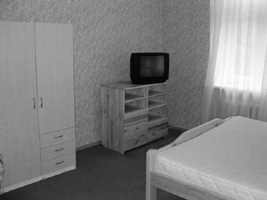
#> input picture train/bedroom/image_0015.jpg, 267 x 200 px, found by its file name; its folder holds only this picture in this run
$ python bagwordsandsiftproje.py
#> lines starting #> are read from the running program, lines starting #| are printed output that depends on the picture
#Hazırlayan: Furkan Yorgun
import cv2
import os
import numpy as np
from sklearn.cluster import KMeans
from sklearn.model_selection import train_test_split
from sklearn.metrics import accuracy_score
from sklearn.preprocessing import StandardScaler
from sklearn.neighbors import KNeighborsClassifier
from sklearn.svm import SVC
from sklearn.ensemble import RandomForestClassifier

data_folder = "C:/Users/FURKAN/Desktop/BitirmeProjem/data/train"

# Sınıf etiketlerini ve görüntüleri depolamak için listeler oluşturalım
images = []
labels = []

# Her sınıf için belirli sayıda görüntü kullanmak için bir sayaç oluştur
image_counter = {}

# Klasörleri gezinerek görüntüleri ve sınıfları topluyoruz
for class_folder in os.listdir(data_folder):
    class_path = os.path.join(data_folder, class_folder)
    if os.path.isdir(class_path):
        image_counter[class_folder] = 0  # Her sınıf için başlangıç sayısını sıfıra ayarla
        for image_file in os.listdir(class_path):
            if image_counter[class_folder] < 200:  # Her sınıf için 100 görüntüyü kullan
                image_path = os.path.join(class_path, image_file)
                if image_path.endswith(".jpg") or image_path.endswith(".png"):
                    image = cv2.imread(image_path)
#> image is the input picture: shape (200, 267, 3); min 3, max 254, mean 128.4
                    image = cv2.resize(image, (250, 200))
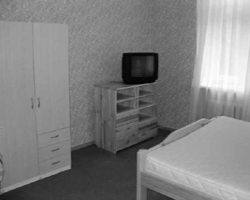
#> image: shape (200, 250, 3); min 3, max 254, mean 128.4
                    images.append(image)
                    labels.append(class_folder)
                    image_counter[class_folder] += 1
#> pass 2 of the loop `for class_folder in os.listdir(data_folder):`:
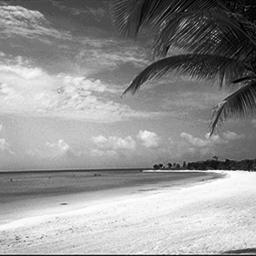
#> input picture train/coast/image_0006.jpg, 256 x 256 px, found by its file name
#> image is the input picture: shape (256, 256, 3); min 0, max 255, mean 148.6
#> `image = cv2.resize(image, (250, 200))`:
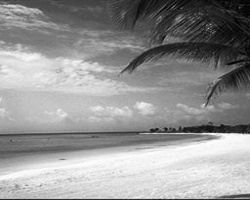
#> image: shape (200, 250, 3); min 0, max 255, mean 148.4

# Karıştırma ve eğitim/test setlerine bölme
data = list(zip(images, labels))
#> data = 2 items
np.random.shuffle(data)
images, labels = zip(*data)
#> labels = ('coast', 'bedroom')

train_images, test_images, train_labels, test_labels = train_test_split(images, labels, test_size=0.2, random_state=32)
#> train_images = 1 item; test_images = 1 item; train_labels = ['bedroom']; test_labels = ['coast']

# SIFT özniteliklerini çıkarma
def extract_sift_features(image):
    sift = cv2.SIFT_create()
    keypoints, descriptors = sift.detectAndCompute(image, None)
    if descriptors is not None:
        descriptors = descriptors[:128, :].astype(np.float32)  # Veri tipini float32'ye dönüştür
        if descriptors.shape[0] < 128:
            zero_padding = np.zeros((128 - descriptors.shape[0], descriptors.shape[1]), dtype=np.float32)
            descriptors = np.vstack([descriptors, zero_padding])
    else:
        descriptors = np.zeros((128, 128), dtype=np.float32)
    return descriptors

# build_bow fonksiyonunu güncelle
def build_bow(train_descriptors, num_clusters):
    all_descriptors = [descriptor for descriptor in train_descriptors if descriptor is not None]
    max_length = max(len(descriptor) for descriptor in all_descriptors)
    all_descriptors = [np.concatenate(descriptor, np.zeros((max_length - len(descriptor), descriptor.shape[1]), dtype=np.float32))
                        if len(descriptor) < max_length else descriptor for descriptor in all_descriptors]
    all_descriptors = np.vstack(all_descriptors)

    kmeans = KMeans(n_clusters=num_clusters, n_init=10)
    kmeans.fit(all_descriptors)
    return kmeans

X_train_sift = [extract_sift_features(img) for img in train_images]
#> in extract_sift_features, `keypoints, descriptors = sift.detectAndCompute(image, None)`: keypoints = 87 keypoints; strongest (x, y, size): (137, 69, 27), (155, 162, 21.7), (147, 78, 58), (128, 59, 10.2)
#> in extract_sift_features, `descriptors = np.vstack([descriptors, zero_padding])`:
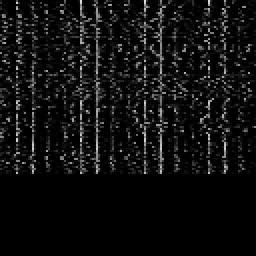
#> descriptors: shape (128, 128) float32 (shown 2 times larger); min 0, max 223, mean 15.4
#> X_train_sift = 1 item
num_clusters = 100
kmeans = build_bow(X_train_sift, num_clusters)
#> in build_bow, `max_length = max(len(descriptor) for descriptor in all_descriptors)`: max_length = 128

# Görüntüleri temsil etmek için özellik vektörlerini oluştur
def represent_images(images, kmeans, num_clusters):
    features = []
    for img in images:
        sift_features = extract_sift_features(img)
        if sift_features is not None:
            img_bow = kmeans.predict(sift_features)
            hist, _ = np.histogram(img_bow, bins=num_clusters, range=(0, num_clusters))
            features.append(hist)
        else:
            features.append(np.zeros(num_clusters))
    return np.array(features)

X_train_bow = represent_images(train_images, kmeans, num_clusters)
#> the loop in represent_images, `for img in images:` made 1 pass
#> after the loop in represent_images, `for img in images:`: features = 1 item
X_test_bow = represent_images(test_images, kmeans, num_clusters)
#> the loop in represent_images (call 2), `for img in images:` made 1 pass
#> pass 1, in extract_sift_features (call 3), `descriptors = descriptors[:128, :].astype(np.float32)  # Veri tipini f..`:
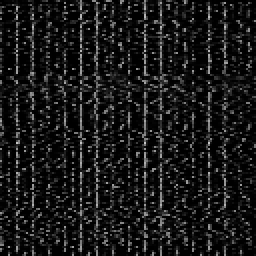
#> descriptors: shape (128, 128) float32 (shown 2 times larger); min 0, max 197, mean 24.3

# Standart ölçeklendirme uygula
scaler = StandardScaler()
X_train_bow_scaled = scaler.fit_transform(X_train_bow)
X_test_bow_scaled = scaler.transform(X_test_bow)

# k-NN modelini eğit
knn_model = KNeighborsClassifier(n_neighbors=5)
knn_model.fit(X_train_bow_scaled, train_labels)

# Test verileri üzerinde sınıflandırma yap
#> (the run stopped early here; a loop or call above may not have finished)
